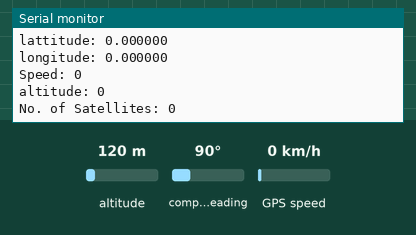
This sketch was run on a simulated Arduino Uno, built with avr-gcc and run on an emulated ATmega328P. Parts: the last lines printed to the serial monitor. Inputs (shaded band) come from the test bench; at power-on: altitude 120 m, GPS speed 0 km/h, compass heading 90°. The GPS gets a fix after 3 s at 37.7749, -122.4194 with 8 satellites.

Above: at 1.2 s.
1.3 s: altitude set to 20 m
2.8 s: GPS speed set to 2 km/h
At 3.9 s:
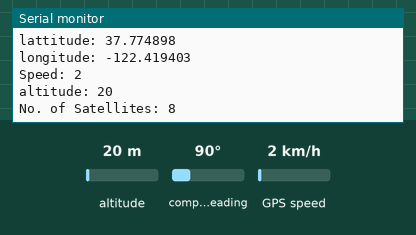
4.3 s: altitude set to 250 m
At 5.9 s:
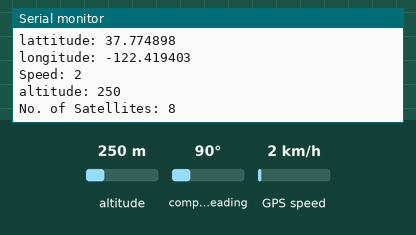
Timing chart, 0 to 7.4 s (numbered marks = the images above; inputs shaded):
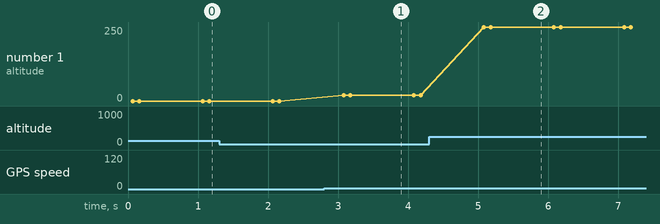

Measured:
- after the input at 2.8 s, the serial monitor: prints a new line after 0.27 s (image 1)
- after the input at 4.3 s, the serial monitor: prints a new line after 0.78 s (image 2)
- plotted number 1: 20 → 250 after the input at 4.3 s

The sketch:

uno_gps.ino
```cpp
#include <SoftwareSerial.h>
#include <TinyGPS++.h>
SoftwareSerial gpsSerial(8,9);
TinyGPSPlus gps;
double lattitude,longitude;
int Speed,altitude,satellites;
void setup() {

 gpsSerial.begin(9600);
 Serial.begin(9600);

  }

void loop()
{
  while (gpsSerial.available())
  {
    int data = gpsSerial.read();
    if (gps.encode(data))
    {
      lattitude = (gps.location.lat());
      longitude = (gps.location.lng());
      Speed = (gps.speed.kmph());
      altitude = (gps.altitude.meters());
      satellites = (gps.satellites.value());

      Serial.print ("lattitude: ");
      Serial.println (lattitude,6);
      Serial.print ("longitude: ");
      Serial.println (longitude,6);
      Serial.print ("Speed: ");
      Serial.println (Speed);
      Serial.print ("altitude: ");
      Serial.println (altitude);
      Serial.print ("No. of Satellites: ");
      Serial.println (satellites);


    }
  }
}
```
